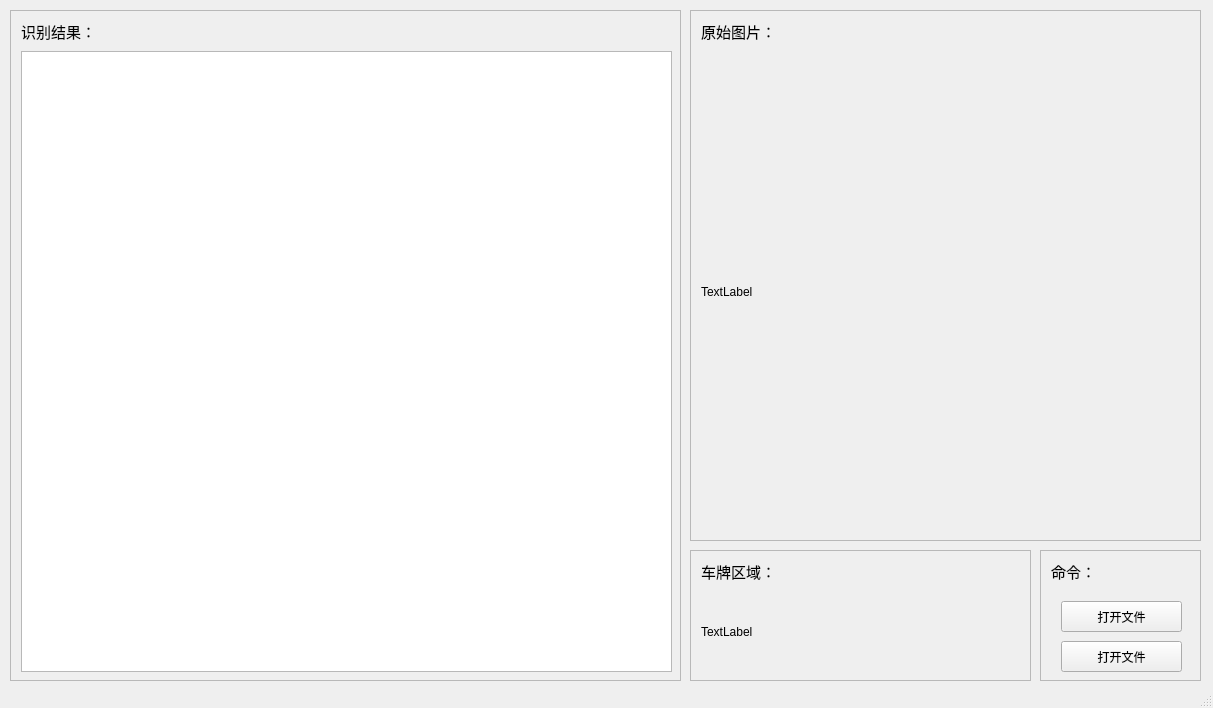
<?xml version="1.0" encoding="UTF-8"?>
<ui version="4.0">
    <class>MainWindow</class>
    <widget class="QMainWindow" name="MainWindow">
        <property name="geometry">
            <rect>
                <x>0</x>
                <y>0</y>
                <width>1213</width>
                <height>708</height>
            </rect>
        </property>
        <property name="windowTitle">
            <string>MainWindow</string>
        </property>
        <property name="toolButtonStyle">
            <enum>Qt::ToolButtonIconOnly</enum>
        </property>
        <widget class="QWidget" name="centralwidget">
            <widget class="QScrollArea" name="scrollArea">
                <property name="geometry">
                    <rect>
                        <x>690</x>
                        <y>10</y>
                        <width>511</width>
                        <height>531</height>
                    </rect>
                </property>
                <property name="widgetResizable">
                    <bool>true</bool>
                </property>
                <widget class="QWidget" name="scrollAreaWidgetContents">
                    <property name="geometry">
                        <rect>
                            <x>0</x>
                            <y>0</y>
                            <width>509</width>
                            <height>529</height>
                        </rect>
                    </property>
                    <widget class="QLabel" name="label_0">
                        <property name="geometry">
                            <rect>
                                <x>10</x>
                                <y>10</y>
                                <width>111</width>
                                <height>20</height>
                            </rect>
                        </property>
                        <property name="font">
                            <font>
                                <pointsize>11</pointsize>
                            </font>
                        </property>
                        <property name="text">
                            <string>原始图片：</string>
                        </property>
                    </widget>
                    <widget class="QLabel" name="label">
                        <property name="geometry">
                            <rect>
                                <x>10</x>
                                <y>40</y>
                                <width>481</width>
                                <height>481</height>
                            </rect>
                        </property>
                        <property name="text">
                            <string>TextLabel</string>
                        </property>
                    </widget>
                </widget>
            </widget>
            <widget class="QScrollArea" name="scrollArea_2">
                <property name="geometry">
                    <rect>
                        <x>10</x>
                        <y>10</y>
                        <width>671</width>
                        <height>671</height>
                    </rect>
                </property>
                <property name="widgetResizable">
                    <bool>true</bool>
                </property>
                <widget class="QWidget" name="scrollAreaWidgetContents_1">
                    <property name="geometry">
                        <rect>
                            <x>0</x>
                            <y>0</y>
                            <width>669</width>
                            <height>669</height>
                        </rect>
                    </property>
                    <widget class="QLabel" name="label_1">
                        <property name="geometry">
                            <rect>
                                <x>10</x>
                                <y>10</y>
                                <width>111</width>
                                <height>20</height>
                            </rect>
                        </property>
                        <property name="font">
                            <font>
                                <pointsize>11</pointsize>
                            </font>
                        </property>
                        <property name="text">
                            <string>识别结果：</string>
                        </property>
                    </widget>
                    <widget class="QTextBrowser" name="textBrowser">
                        <property name="geometry">
                            <rect>
                                <x>10</x>
                                <y>40</y>
                                <width>651</width>
                                <height>621</height>
                            </rect>
                        </property>
                    </widget>
                </widget>
            </widget>
            <widget class="QScrollArea" name="scrollArea_3">
                <property name="geometry">
                    <rect>
                        <x>690</x>
                        <y>550</y>
                        <width>341</width>
                        <height>131</height>
                    </rect>
                </property>
                <property name="widgetResizable">
                    <bool>true</bool>
                </property>
                <widget class="QWidget" name="scrollAreaWidgetContents_3">
                    <property name="geometry">
                        <rect>
                            <x>0</x>
                            <y>0</y>
                            <width>339</width>
                            <height>129</height>
                        </rect>
                    </property>
                    <widget class="QLabel" name="label_2">
                        <property name="geometry">
                            <rect>
                                <x>10</x>
                                <y>10</y>
                                <width>111</width>
                                <height>20</height>
                            </rect>
                        </property>
                        <property name="font">
                            <font>
                                <pointsize>11</pointsize>
                            </font>
                        </property>
                        <property name="text">
                            <string>车牌区域：</string>
                        </property>
                    </widget>
                    <widget class="QLabel" name="label_3">
                        <property name="geometry">
                            <rect>
                                <x>10</x>
                                <y>40</y>
                                <width>321</width>
                                <height>81</height>
                            </rect>
                        </property>
                        <property name="text">
                            <string>TextLabel</string>
                        </property>
                    </widget>
                </widget>
            </widget>
            <widget class="QScrollArea" name="scrollArea_4">
                <property name="geometry">
                    <rect>
                        <x>1040</x>
                        <y>550</y>
                        <width>161</width>
                        <height>131</height>
                    </rect>
                </property>
                <property name="widgetResizable">
                    <bool>true</bool>
                </property>
                <widget class="QWidget" name="scrollAreaWidgetContents_4">
                    <property name="geometry">
                        <rect>
                            <x>0</x>
                            <y>0</y>
                            <width>159</width>
                            <height>129</height>
                        </rect>
                    </property>
                    <widget class="QPushButton" name="pushButton_2">
                        <property name="geometry">
                            <rect>
                                <x>20</x>
                                <y>50</y>
                                <width>121</width>
                                <height>31</height>
                            </rect>
                        </property>
                        <property name="text">
                            <string>打开文件</string>
                        </property>
                    </widget>
                    <widget class="QPushButton" name="pushButton">
                        <property name="geometry">
                            <rect>
                                <x>20</x>
                                <y>90</y>
                                <width>121</width>
                                <height>31</height>
                            </rect>
                        </property>
                        <property name="text">
                            <string>打开文件</string>
                        </property>
                    </widget>
                    <widget class="QLabel" name="label_4">
                        <property name="geometry">
                            <rect>
                                <x>10</x>
                                <y>10</y>
                                <width>111</width>
                                <height>20</height>
                            </rect>
                        </property>
                        <property name="font">
                            <font>
                                <pointsize>11</pointsize>
                            </font>
                        </property>
                        <property name="text">
                            <string>命令：</string>
                        </property>
                    </widget>
                </widget>
            </widget>
        </widget>
        <widget class="QStatusBar" name="statusbar"/>
    </widget>
    <resources/>
    <connections/>
</ui>
